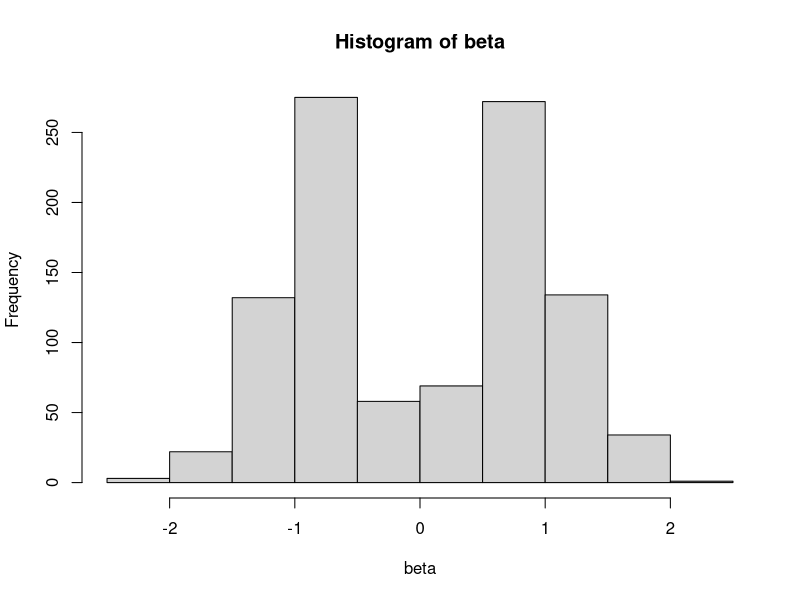

Recreate this plot in R. (Note: this script raises an error after producing the figure.)
library(mvtnorm)
seedn <- 101
set.seed(seedn)
N <- 10
G <- 1000
P <- N / 2
x <- rep(c(0, 1), each = N / 2)
z <- model.matrix(~0 + factor(rep(1:P, 2)))
ma <- 6
sa <- 1
mb <- 0
sb <- 2
sp <- 1
su <- 0.5
alpha <- rnorm(G, ma, sa)
# beta <- rnorm(G, mb, sb)
updown <- sample(c(-1, 1), G, replace = TRUE)
beta <- updown * log(1.5 + rexp(G))
hist(beta)
bcv <- abs(rnorm(G, 0, sp))
phi <- 1 / bcv^2
prob <- 0.8
u <- rmvnorm(G, mean = rep(0, P), sigma = su * diag(P))
y <- matrix(nrow = G, ncol = N)
eta <- matrix(nrow = G, ncol = N)
D <- sample(c(0, 1), size = G, replace = TRUE, prob = c(1 - prob, prob)) # is gene i null?

for (i in 1:G) {
  # i <- 1
  eta[i, ] <- alpha[i] + (1 - D[i]) * x * beta[i] + z %*% u[i, ]
  y[i, ] <- rnbinom(N, mu = exp(eta[i, ]), size = phi[i])
}

standata <- list(
  N = N,
  P = P,
  G = G,
  x = x,
  z = z,
  po = 0,
  y = y,
  mao = ma,
  prob = prob
)

saveRDS(list(
  simlist = list(
    y = y,
    N = N,
    G = G,
    P = P,
    x = x,
    z = z,
    ma = ma,
    seedn = seedn,
    ma = ma, sa = sa, 
    mb = mb, sb = sb,
    sp = sp,
    su = su,
    alpha = alpha,
    beta = beta,
    bcv = bcv,
    phi = phi,
    u = u,
    D = D,
    eta = eta,
    y = y
  ),
  standata = standata), "w_wout/data/sim1.rds")
